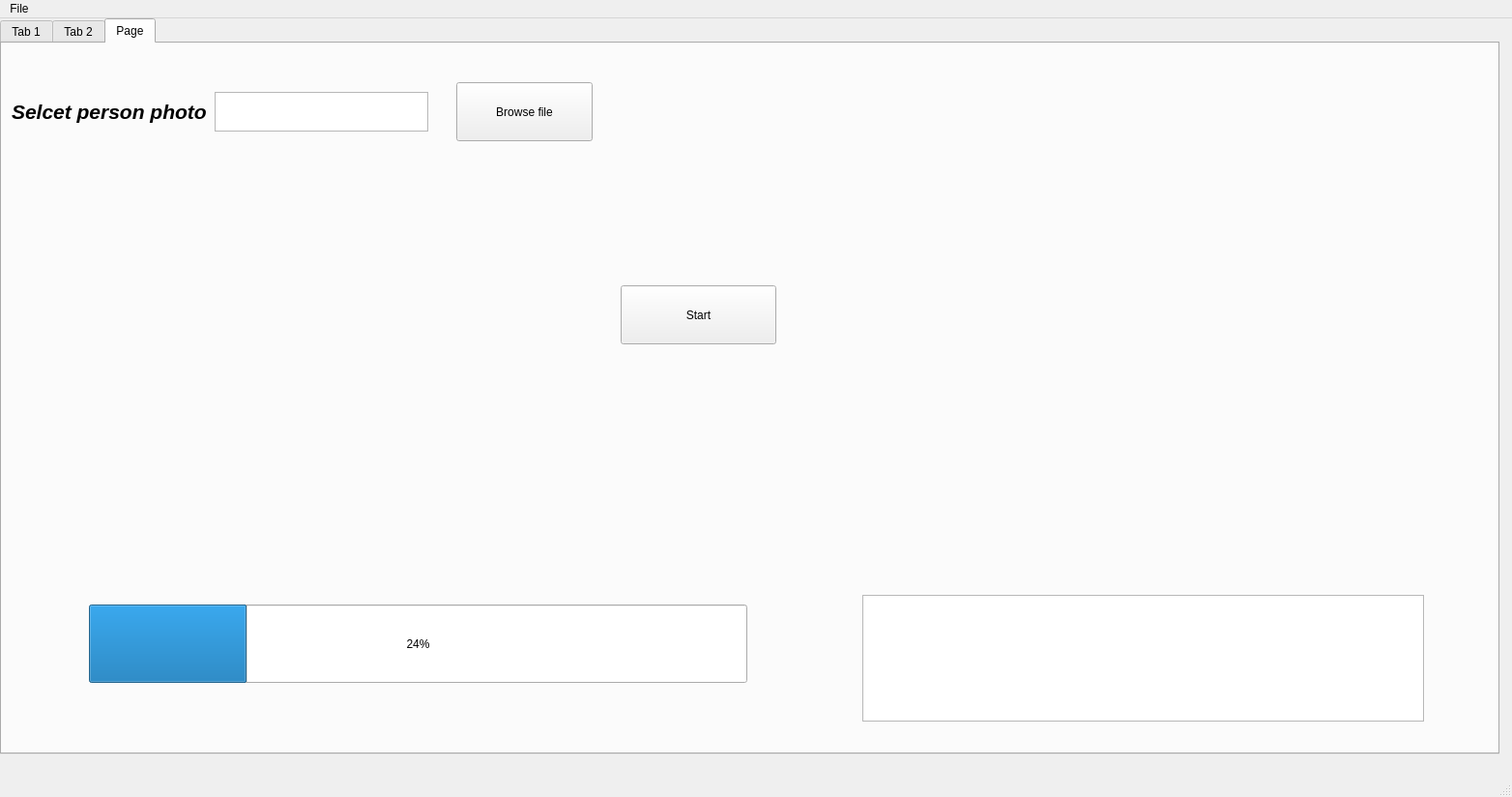
<?xml version="1.0" encoding="UTF-8"?>
<ui version="4.0">
 <class>MainWindow</class>
 <widget class="QMainWindow" name="MainWindow">
  <property name="geometry">
   <rect>
    <x>0</x>
    <y>0</y>
    <width>1564</width>
    <height>824</height>
   </rect>
  </property>
  <property name="windowTitle">
   <string>MainWindow</string>
  </property>
  <widget class="QWidget" name="centralwidget">
   <widget class="QTabWidget" name="tabWidget">
    <property name="geometry">
     <rect>
      <x>0</x>
      <y>0</y>
      <width>1551</width>
      <height>761</height>
     </rect>
    </property>
    <property name="currentIndex">
     <number>2</number>
    </property>
    <widget class="QWidget" name="tab">
     <attribute name="title">
      <string>Tab 1</string>
     </attribute>
     <widget class="QPlainTextEdit" name="download_path_input">
      <property name="geometry">
       <rect>
        <x>60</x>
        <y>140</y>
        <width>651</width>
        <height>51</height>
       </rect>
      </property>
     </widget>
     <widget class="QLabel" name="download_label">
      <property name="geometry">
       <rect>
        <x>70</x>
        <y>50</y>
        <width>431</width>
        <height>51</height>
       </rect>
      </property>
      <property name="font">
       <font>
        <pointsize>16</pointsize>
        <weight>75</weight>
        <italic>true</italic>
        <bold>true</bold>
       </font>
      </property>
      <property name="text">
       <string>Select path to file with links to videos</string>
      </property>
     </widget>
     <widget class="QPushButton" name="download_start_button">
      <property name="geometry">
       <rect>
        <x>50</x>
        <y>490</y>
        <width>651</width>
        <height>121</height>
       </rect>
      </property>
      <property name="text">
       <string>Start</string>
      </property>
     </widget>
     <widget class="QPushButton" name="download_browse_button">
      <property name="geometry">
       <rect>
        <x>540</x>
        <y>50</y>
        <width>171</width>
        <height>61</height>
       </rect>
      </property>
      <property name="text">
       <string>Browse file</string>
      </property>
     </widget>
     <widget class="QPlainTextEdit" name="download_output_text">
      <property name="geometry">
       <rect>
        <x>910</x>
        <y>40</y>
        <width>541</width>
        <height>651</height>
       </rect>
      </property>
     </widget>
    </widget>
    <widget class="QWidget" name="tab_2">
     <attribute name="title">
      <string>Tab 2</string>
     </attribute>
     <widget class="QLabel" name="encode_path_label">
      <property name="geometry">
       <rect>
        <x>80</x>
        <y>70</y>
        <width>321</width>
        <height>61</height>
       </rect>
      </property>
      <property name="font">
       <font>
        <pointsize>16</pointsize>
        <weight>75</weight>
        <italic>true</italic>
        <bold>true</bold>
       </font>
      </property>
      <property name="text">
       <string>Select person folder path</string>
      </property>
     </widget>
     <widget class="QPushButton" name="encode_start_button">
      <property name="geometry">
       <rect>
        <x>1180</x>
        <y>450</y>
        <width>221</width>
        <height>81</height>
       </rect>
      </property>
      <property name="text">
       <string>Start</string>
      </property>
     </widget>
     <widget class="QPlainTextEdit" name="encode_path_input">
      <property name="geometry">
       <rect>
        <x>410</x>
        <y>70</y>
        <width>861</width>
        <height>61</height>
       </rect>
      </property>
     </widget>
     <widget class="QProgressBar" name="encode_progressbar">
      <property name="geometry">
       <rect>
        <x>90</x>
        <y>450</y>
        <width>891</width>
        <height>71</height>
       </rect>
      </property>
      <property name="value">
       <number>24</number>
      </property>
     </widget>
     <widget class="QPushButton" name="encode_browse_button">
      <property name="geometry">
       <rect>
        <x>1310</x>
        <y>70</y>
        <width>171</width>
        <height>61</height>
       </rect>
      </property>
      <property name="text">
       <string>Browse file</string>
      </property>
     </widget>
    </widget>
    <widget class="QWidget" name="tab_3">
     <attribute name="title">
      <string>Page</string>
     </attribute>
     <widget class="QLabel" name="find_label">
      <property name="geometry">
       <rect>
        <x>10</x>
        <y>40</y>
        <width>201</width>
        <height>61</height>
       </rect>
      </property>
      <property name="font">
       <font>
        <pointsize>16</pointsize>
        <weight>75</weight>
        <italic>true</italic>
        <bold>true</bold>
       </font>
      </property>
      <property name="text">
       <string>Selcet person photo</string>
      </property>
     </widget>
     <widget class="QProgressBar" name="find_progressbar">
      <property name="geometry">
       <rect>
        <x>90</x>
        <y>580</y>
        <width>681</width>
        <height>81</height>
       </rect>
      </property>
      <property name="value">
       <number>24</number>
      </property>
     </widget>
     <widget class="QPushButton" name="find_start_button">
      <property name="geometry">
       <rect>
        <x>640</x>
        <y>250</y>
        <width>161</width>
        <height>61</height>
       </rect>
      </property>
      <property name="text">
       <string>Start</string>
      </property>
     </widget>
     <widget class="QPlainTextEdit" name="find_path_input">
      <property name="geometry">
       <rect>
        <x>220</x>
        <y>50</y>
        <width>221</width>
        <height>41</height>
       </rect>
      </property>
     </widget>
     <widget class="QPushButton" name="find_browse_button">
      <property name="geometry">
       <rect>
        <x>470</x>
        <y>40</y>
        <width>141</width>
        <height>61</height>
       </rect>
      </property>
      <property name="text">
       <string>Browse file</string>
      </property>
     </widget>
     <widget class="QLabel" name="find_photo_to_find">
      <property name="geometry">
       <rect>
        <x>50</x>
        <y>120</y>
        <width>551</width>
        <height>421</height>
       </rect>
      </property>
      <property name="font">
       <font>
        <pointsize>16</pointsize>
        <weight>75</weight>
        <italic>true</italic>
        <bold>true</bold>
       </font>
      </property>
      <property name="text">
       <string/>
      </property>
      <property name="pixmap">
       <pixmap>../results/face_recognition/true/Ada Harrington_10.jpg</pixmap>
      </property>
     </widget>
     <widget class="QLabel" name="find_photo_found">
      <property name="geometry">
       <rect>
        <x>900</x>
        <y>100</y>
        <width>551</width>
        <height>421</height>
       </rect>
      </property>
      <property name="font">
       <font>
        <pointsize>16</pointsize>
        <weight>75</weight>
        <italic>true</italic>
        <bold>true</bold>
       </font>
      </property>
      <property name="text">
       <string/>
      </property>
      <property name="pixmap">
       <pixmap>../results/face_recognition/true/Ada Harrington_10.jpg</pixmap>
      </property>
     </widget>
     <widget class="QPlainTextEdit" name="find_output_text">
      <property name="geometry">
       <rect>
        <x>890</x>
        <y>570</y>
        <width>581</width>
        <height>131</height>
       </rect>
      </property>
     </widget>
    </widget>
   </widget>
  </widget>
  <widget class="QMenuBar" name="menubar">
   <property name="geometry">
    <rect>
     <x>0</x>
     <y>0</y>
     <width>1564</width>
     <height>34</height>
    </rect>
   </property>
   <widget class="QMenu" name="menuFile">
    <property name="title">
     <string>File</string>
    </property>
   </widget>
   <addaction name="menuFile"/>
  </widget>
  <widget class="QStatusBar" name="statusbar"/>
 </widget>
 <tabstops>
  <tabstop>find_path_input</tabstop>
  <tabstop>find_browse_button</tabstop>
  <tabstop>find_start_button</tabstop>
  <tabstop>download_browse_button</tabstop>
  <tabstop>encode_start_button</tabstop>
  <tabstop>encode_path_input</tabstop>
  <tabstop>encode_browse_button</tabstop>
  <tabstop>download_start_button</tabstop>
  <tabstop>tabWidget</tabstop>
  <tabstop>download_path_input</tabstop>
 </tabstops>
 <resources/>
 <connections/>
</ui>
